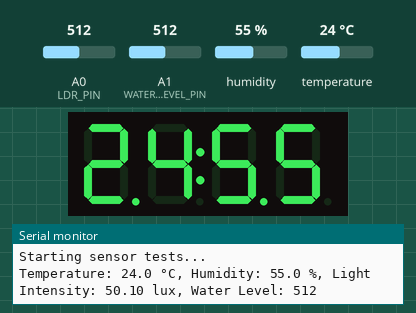
Simulated run of this sketch. Board: Arduino Uno, built with avr-gcc and run on an emulated ATmega328P. Shown: 4-digit seven-segment display, the last lines printed to the serial monitor. The inputs (shaded band) are chosen by the test bench; at power-on: humidity 55 %, temperature 24 °C, A0 (LDR_PIN) = 512, A1 (WATER_LEVEL_PIN) = 512.

Above: at 3.2 s.
3.3 s: humidity set to 22 %
At 12.4 s:
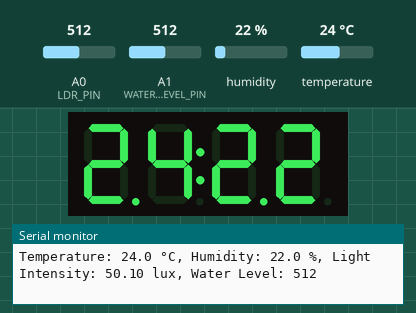
13.6 s: temperature set to 12 °C
At 22.5 s:
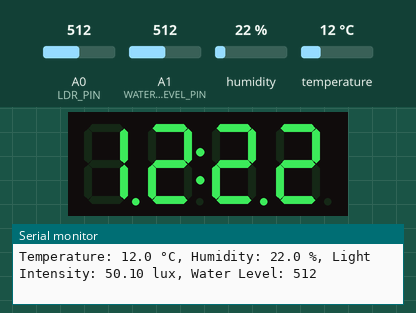
23.7 s: humidity set to 40 %
At 32.6 s:
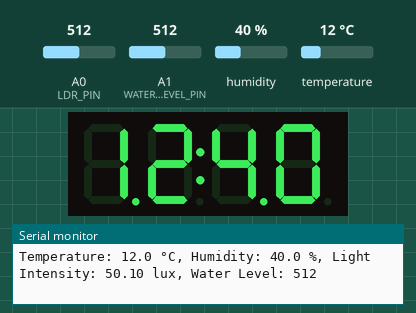
33.7 s: temperature set to 19 °C
At 42.7 s:
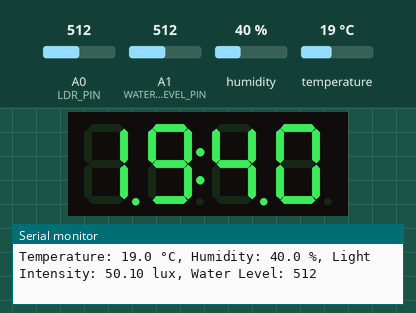
Timing chart, 0 to 44.2 s (numbered marks = the images above; inputs shaded):
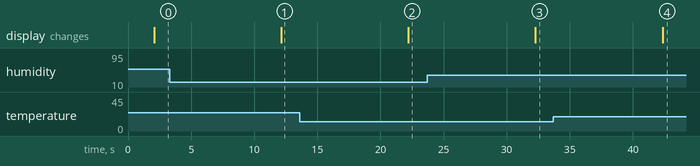

Measured:
- after the input at 3.3 s, the display: changes after 8.8 s (image 1)
- after the input at 13.6 s, the display: changes after 8.6 s (image 2)
- after the input at 23.7 s, the display: changes after 8.6 s (image 3)
- after the input at 33.7 s, the display: changes after 8.6 s (image 4)

The sketch:

humid-temperature-water-only.ino
```cpp
/*
   This code monitors temperature, humidity, light intensity, and water level
   in a hydroponic system using various sensors connected to an Arduino.

   - DHT11 sensor setup:
     - Data pin connected to Arduino Pin 7.
     - Measures temperature in °C and humidity as a percentage (%).

   - TM1637 4-digit display setup (model 3462BS):
     - CLK (clock) pin connected to Arduino Pin 10.
     - DIO (data) pin connected to Arduino Pin 11.
     - First two digits display temperature (°C) as an integer.
     - Last two digits display humidity (%) as an integer.
     - Middle colon (two dots) on the display is always on.

   - LDR (Light Dependent Resistor) setup for light intensity:
     - LDR connected between 5V and analog pin A0.
     - 10kΩ resistor connected between A0 and GND, creating a voltage divider.
     - The analog reading is converted to an estimated lux value.

   - Water Level Sensor setup:
     - Analog out pin (A0) connected to Arduino Analog Pin A1.
     - Reads water level as an analog value (0-1023), with 0 meaning low level
       and 1023 meaning high level

   Functionality:
   - The TM1637 display shows integer values of temperature and humidity.
   - The Serial Monitor outputs precise temperature and humidity, light intensity in lux,
     and water level as a raw analog value.
   - Readings update every 10 seconds.
*/

#include <DHT.h>
#include <TM1637Display.h>

// DHT11 Configuration
#define DHTPIN 7
#define DHTTYPE DHT11
DHT dht(DHTPIN, DHTTYPE);

// TM1637 Display Configuration
#define CLK 10
#define DIO 11
TM1637Display display(CLK, DIO);

// LDR Configuration
#define LDR_PIN A0
#define R_FIXED 10000 // Fixed resistor value in ohms (10kΩ)

// Water Level Sensor Configuration
#define WATER_LEVEL_PIN A1

void setup() {
  Serial.begin(9600);
  dht.begin();
  display.setBrightness(0x0f); // Max brightness for TM1637
  Serial.println("Starting sensor tests...");
  delay(2000);  // Add delay for initialization
}

void loop() {
  float h = dht.readHumidity();
  float t = dht.readTemperature();
  int lightIntensityRaw = analogRead(LDR_PIN); // Read light intensity from LDR
  int waterLevelRaw = analogRead(WATER_LEVEL_PIN); // Read water level from the sensor

  // Calculate LDR resistance
  float ldrResistance = (float)R_FIXED * (1023.0 / lightIntensityRaw - 1);

  // Approximate Lux calculation
  float lux = 500 / (ldrResistance / 1000); // Convert ohms to kΩ for lux approximation

  if (isnan(h) || isnan(t)) {
    Serial.println("Failed to read from DHT sensor!");
    display.showNumberDecEx(0b1111, 0b01000000); // Display ---- on error
  } else {
    // Print original values with decimals to Serial Monitor
    Serial.print("Temperature: ");
    Serial.print(t, 1);  // Show temperature with one decimal place
    Serial.print(" °C, Humidity: ");
    Serial.print(h, 1);  // Show humidity with one decimal place
    Serial.print(" %, Light Intensity: ");
    Serial.print(lux);
    Serial.print(" lux, Water Level: ");
    Serial.println(waterLevelRaw); // Print raw water level reading

    // Display rounded integer values for temperature and humidity on TM1637
    displayTemperatureAndHumidity(round(t), round(h));
  }

  delay(10000); // 10-minute delay between readings
}

// Function to display temperature and humidity as integers with middle dots on TM1637
void displayTemperatureAndHumidity(int temp, int humidity) {
  // Combine temperature and humidity as a 4-digit number (e.g., 2516 for 25°C, 16%)
  int displayValue = (temp * 100) + humidity;
  display.showNumberDecEx(displayValue, 0b11100000, true); // Display in format TT:HH with middle colon on
}
```
